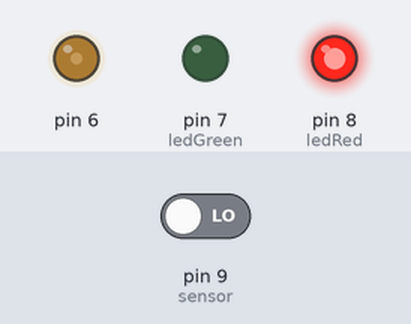
Recording of a sketch running on a simulated Arduino Uno, built with avr-gcc and run on an emulated ATmega328P. Parts: output pins drawn as LEDs (lit = HIGH). The inputs (shaded band) are chosen by the test bench; at power-on: pin 9 (sensor) LOW.

Above: at 1.2 s.
1.3 s: pin 9 (sensor) driven HIGH
At 2.5 s:
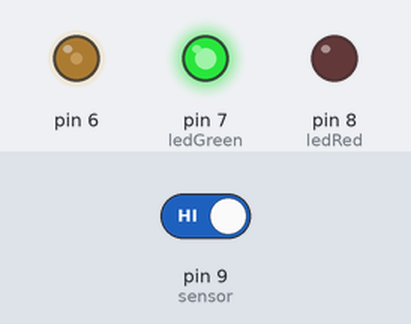
2.8 s: pin 9 (sensor) driven LOW
At 3.9 s:
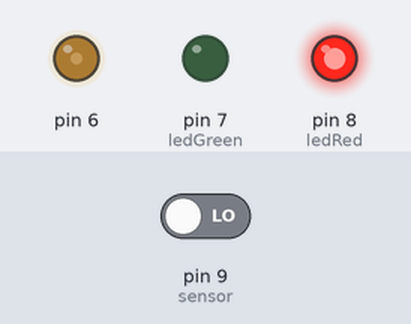
Timing chart, 0 to 5.8 s (numbered marks = the images above; inputs shaded):
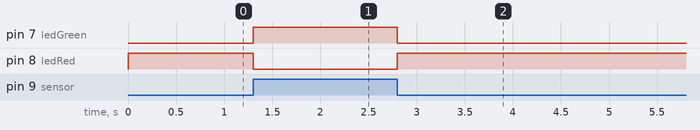

The sketch:

sketch_jul18a.ino
```cpp
#include <LiquidCrystal.h>
LiquidCrystal lcd(12, 11, 2, 3, 4, 5);

int ledGreen = 7;
int ledRed = 8;
int sensor = 9;
int sensorValue = 0;
int pirState = LOW;
int Contrast = 75;

void setup() {
  pinMode(sensor, INPUT);
  pinMode(ledGreen, OUTPUT);
  pinMode(ledRed, OUTPUT);
  analogWrite(6,Contrast);
  Serial.begin(9600);
}

void loop() {
  sensorValue = digitalRead(sensor);
  if (sensorValue == HIGH)
  {
    digitalWrite(ledGreen, HIGH);
    digitalWrite(ledRed, LOW);
    if (pirState == LOW)
    {
      lcd.clear();
      lcd.print("Motion Detected");
      pirState = HIGH;
    }
  }
  else
  {
    digitalWrite(ledGreen, LOW);
    digitalWrite(ledRed, HIGH);
    if (pirState == HIGH)
    {
      lcd.clear();
      lcd.print("Motion Ended");
      pirState = LOW;
    }
  }

}
```

Measured:
- after the input at 1.3 s, pin 7 (ledGreen): LOW → HIGH at once; pin 8 (ledRed): HIGH → LOW at once
- after the input at 2.8 s, pin 7 (ledGreen): HIGH → LOW at once; pin 8 (ledRed): LOW → HIGH at once
